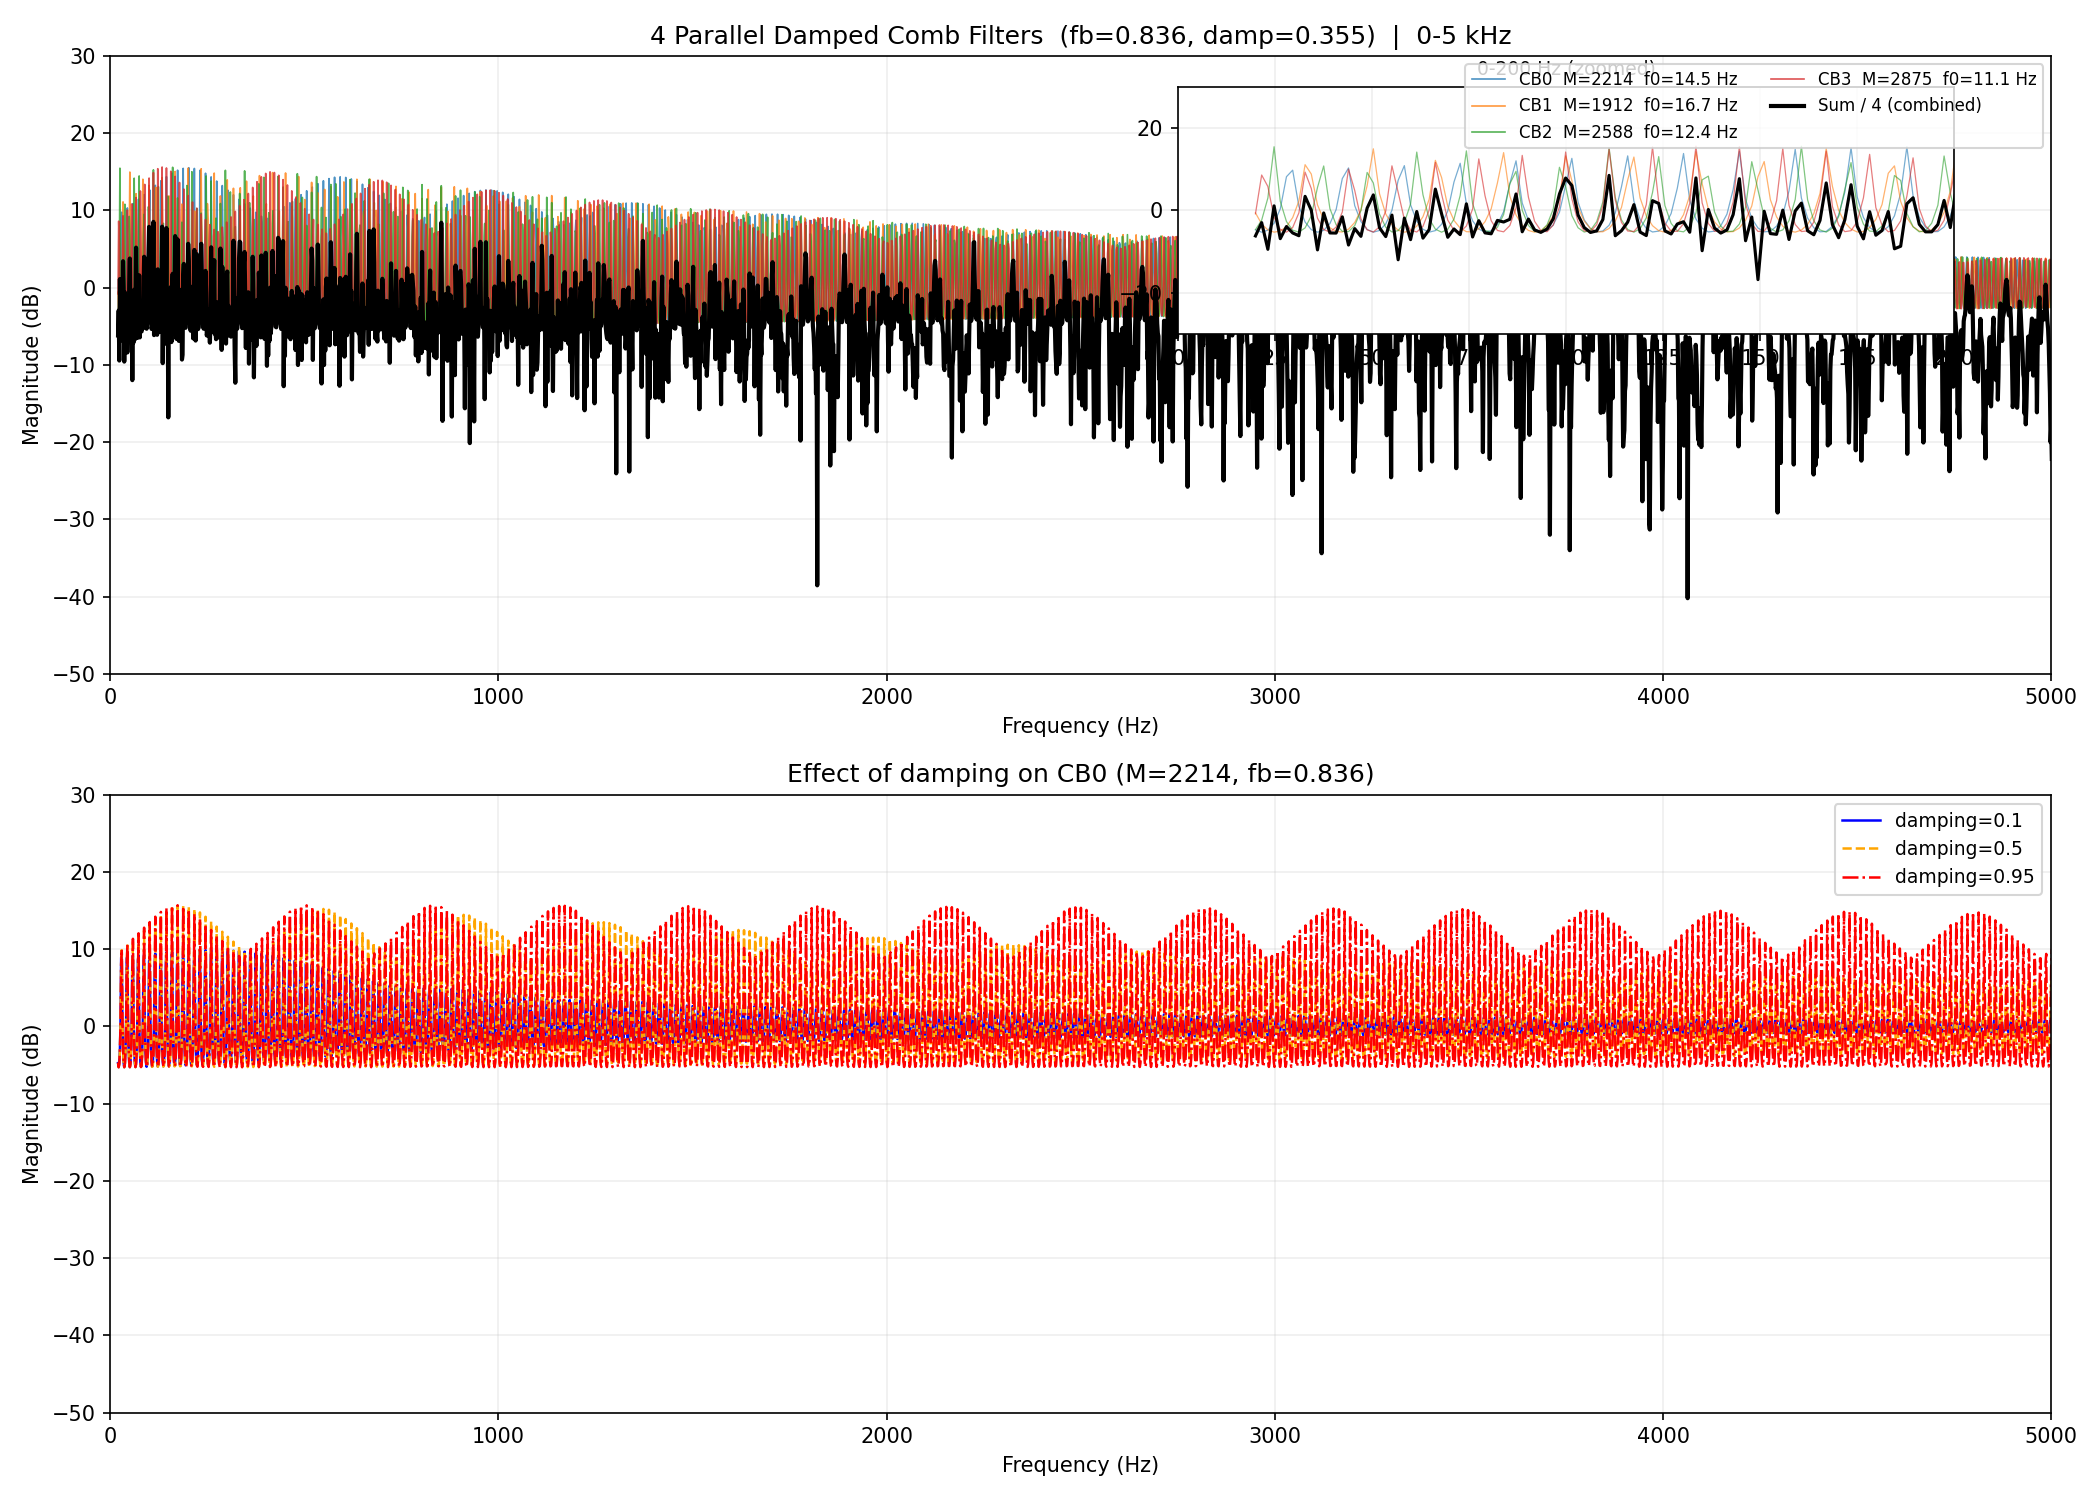

Recreate this plot in Python.
import numpy as np
import matplotlib.pyplot as plt

fs = 32000
decay = 0.8
tone_val = 0.3

cb_lens = [2214, 1912, 2588, 2875]

damp = 0.1 + tone_val * 0.85
fb = 0.5 + decay * 0.42

print(f"decay={decay} -> fb={fb:.4f}")
print(f"tone={tone_val} -> damping={damp:.4f}")
print()

f = np.linspace(20, fs/2, 10000)
omega = 2 * np.pi * f / fs

H_lp = damp / (1 - (1 - damp) * np.exp(-1j * omega))

fig, (ax1, ax2) = plt.subplots(2, 1, figsize=(14, 10))

combined = np.zeros(len(f), dtype=complex)

for idx, M in enumerate(cb_lens):
    G = fb * H_lp
    H = np.exp(-1j * omega * M) / (1 - G * np.exp(-1j * omega * M))
    mag_db = 20 * np.log10(np.abs(H) + 1e-12)
    combined += H

    f0 = fs / M
    ax1.plot(f, mag_db, lw=0.8, alpha=0.8, label=f'CB{idx}  M={M}  f0={f0:.1f} Hz')
    print(f"CB{idx}: M={M:4d},  f0={f0:6.1f} Hz")

combined_db = 20 * np.log10(np.abs(combined / 4) + 1e-12)
ax1.plot(f, combined_db, 'k-', lw=2.0, label='Sum / 4 (combined)')

ax1.set_xlim(0, 5000)
ax1.set_ylim(-50, 30)
ax1.set_xlabel('Frequency (Hz)')
ax1.set_ylabel('Magnitude (dB)')
ax1.set_title(f'4 Parallel Damped Comb Filters  (fb={fb:.3f}, damp={damp:.3f})  |  0-5 kHz')
ax1.grid(alpha=0.2)
ax1.legend(fontsize=8, ncol=2)

# 放大低频区看齿的细节
ax1ins = ax1.inset_axes([0.55, 0.55, 0.4, 0.4])
ax1ins.set_xlim(0, 200)
ax1ins.set_ylim(-30, 30)
for idx, M in enumerate(cb_lens):
    G = fb * H_lp
    H = np.exp(-1j * omega * M) / (1 - G * np.exp(-1j * omega * M))
    mag_db = 20 * np.log10(np.abs(H) + 1e-12)
    ax1ins.plot(f, mag_db, lw=0.6, alpha=0.6)
combined_db = 20 * np.log10(np.abs(combined / 4) + 1e-12)
ax1ins.plot(f, combined_db, 'k-', lw=1.5)
ax1ins.grid(alpha=0.2)
ax1ins.set_title('0-200 Hz (zoomed)', fontsize=9)

# ---- 底部：不同 damping 对比 ----
for damp_val, ls, color in [(0.1, '-', 'b'), (0.5, '--', 'orange'), (0.95, '-.', 'r')]:
    H_lp_d = damp_val / (1 - (1 - damp_val) * np.exp(-1j * omega))
    H = np.exp(-1j * omega * cb_lens[0]) / (1 - fb * H_lp_d * np.exp(-1j * omega * cb_lens[0]))
    mag_db = 20 * np.log10(np.abs(H) + 1e-12)
    ax2.plot(f, mag_db, ls=ls, color=color, lw=1.2, label=f'damping={damp_val}')

ax2.set_xlim(0, 5000)
ax2.set_ylim(-50, 30)
ax2.set_xlabel('Frequency (Hz)')
ax2.set_ylabel('Magnitude (dB)')
ax2.set_title(f'Effect of damping on CB0 (M={cb_lens[0]}, fb={fb:.3f})')
ax2.grid(alpha=0.2)
ax2.legend(fontsize=9)

plt.tight_layout()
plt.savefig('damped_comb_parallel.png', dpi=150)
print("\nDone: damped_comb_parallel.png")
